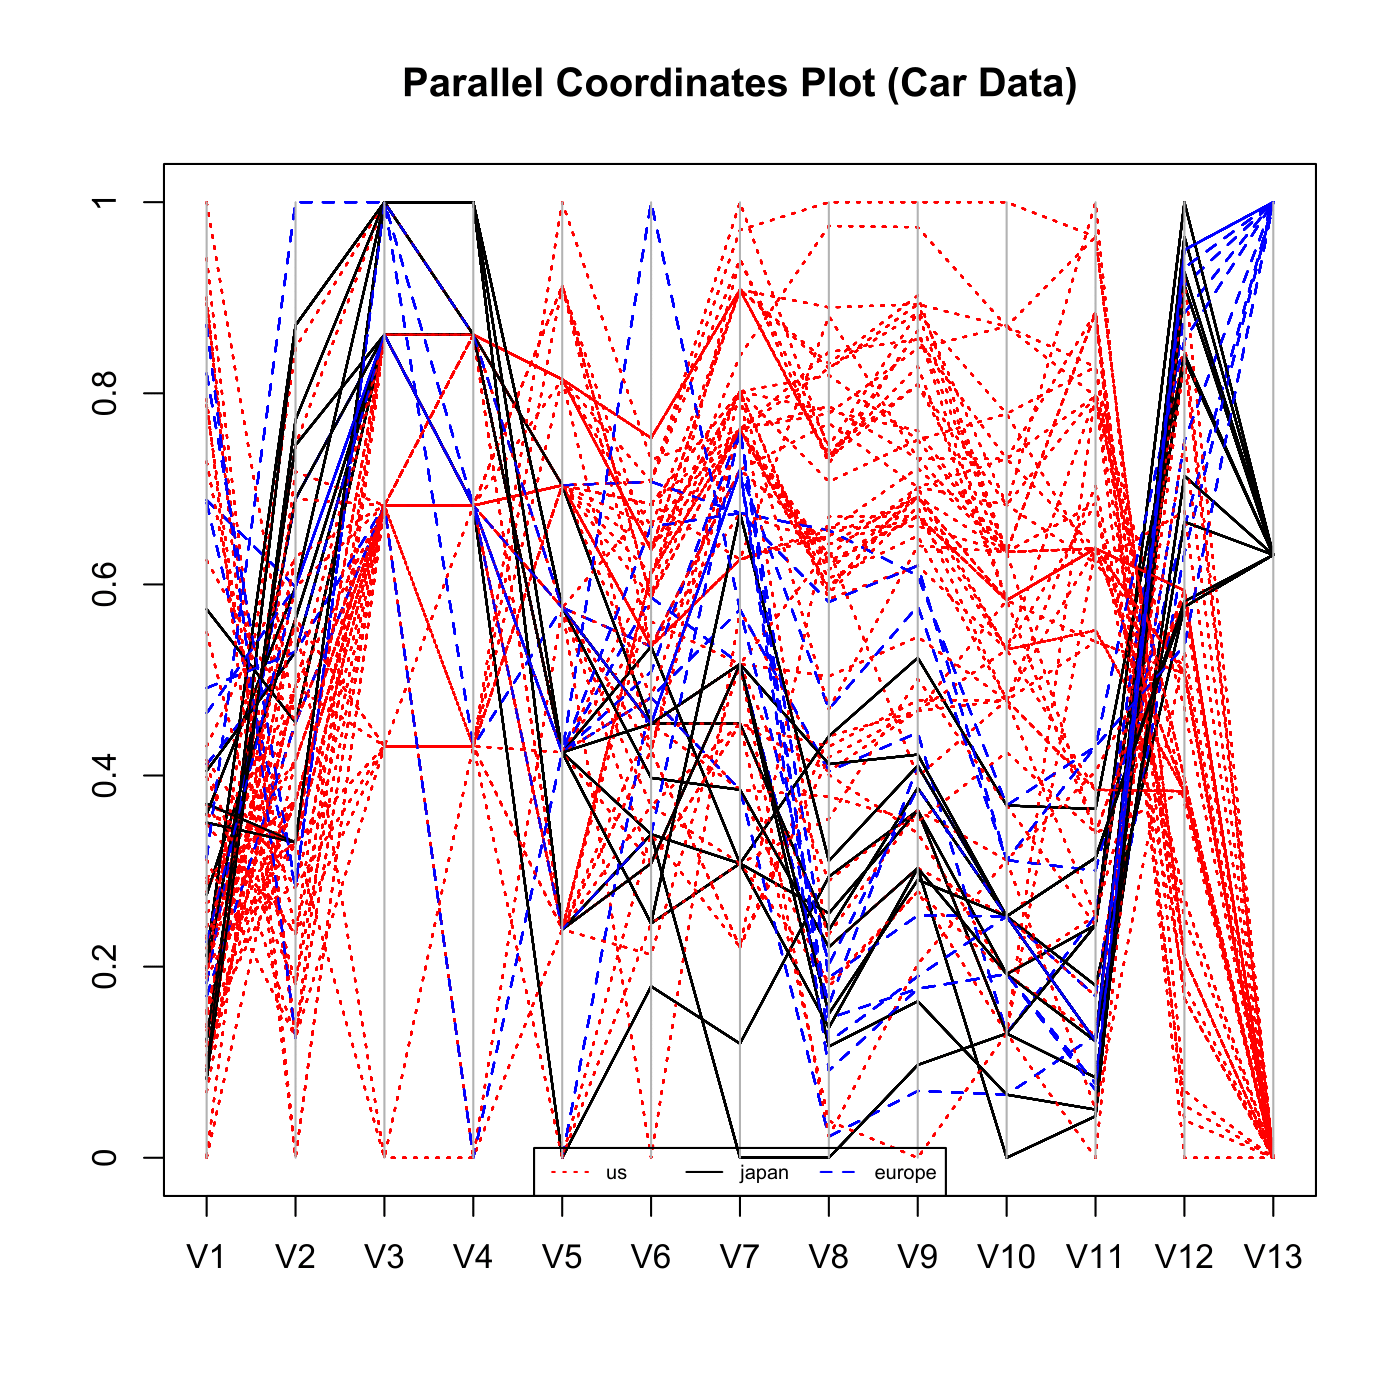

Here is the R script that generated this plot:

# clear all variables
rm(list = ls(all = TRUE))
graphics.off()

# install and load packages
libraries = c("MASS")
lapply(libraries, function(x) if (!(x %in% installed.packages())) {
    install.packages(x)
})
lapply(libraries, library, quietly = TRUE, character.only = TRUE)

# load data
x = read.table("carc.txt")

d = x[, 13]
s = x[, 13]
d[c(x[, 13] == 1)] = 3
d[c(x[, 13] == 2)] = 1
d[c(x[, 13] == 3)] = 2
s[c(x[, 13] == 1)] = 2
s[c(x[, 13] == 2)] = 1
s[c(x[, 13] == 3)] = 4

# Plot
ir = rbind(x[, , 1], x[, , 2], x[, , 3], x[, , 4], x[, , 5], x[, , 6], x[, , 7], 
    x[, , 8], x[, , 9], x[, , 10], x[, , 11], x[, , 12], x[, , 13])
parcoord(log(ir)[, seq(1, 13, 1)], lty = d, lwd = 1, col = s, main = "Parallel Coordinates Plot (Car Data)", 
    frame = TRUE)
axis(side = 2, at = seq(0, 1, 0.2), labels = seq(0, 1, 0.2))
legend("bottom", c("us", "japan", "europe"), col = c(2, 1, 4), lty = c(3, 1, 2), 
    horiz = TRUE, cex = 0.6) 
